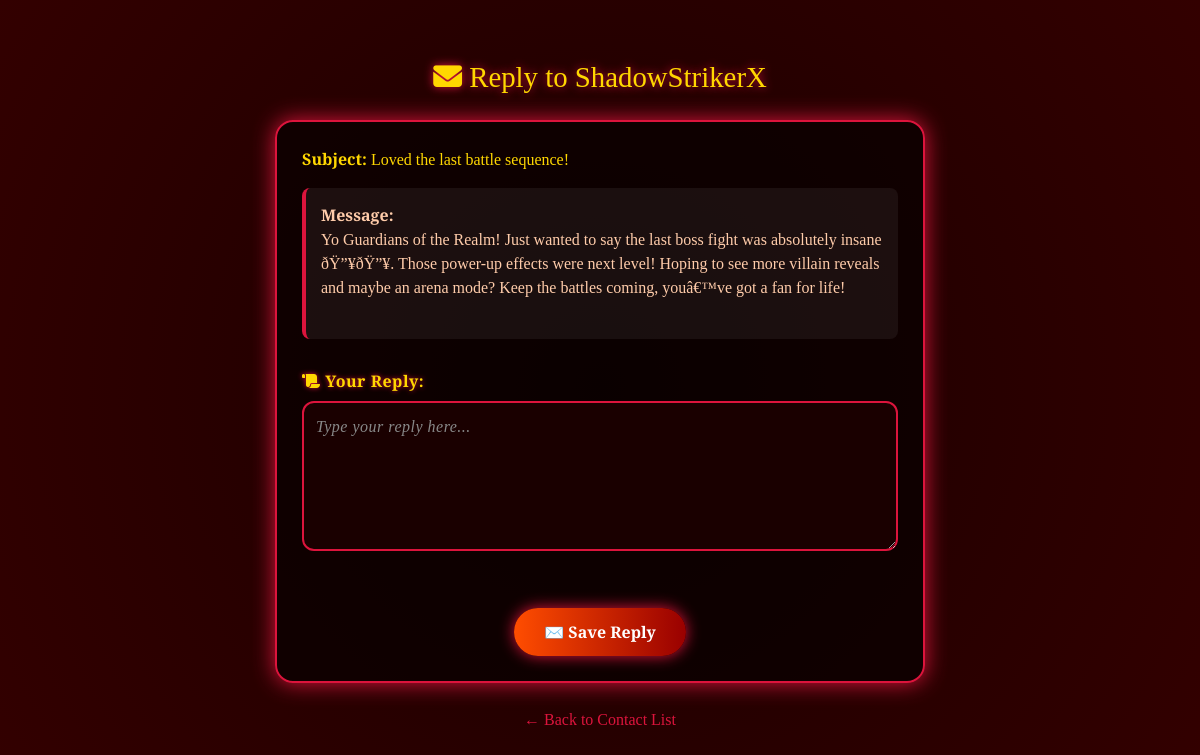
The page /reply_contact.php?id=2 (signed in) on the database its author committed.
### tables this page shows
CREATE TABLE `contact` (
  `id` int(11) NOT NULL,
  `your_name` varchar(100) NOT NULL,
  `your_email` varchar(100) NOT NULL,
  `subject` varchar(150) DEFAULT NULL,
  `your_message` text NOT NULL,
  `deleted` tinyint(1) DEFAULT 0,
  `created_at` timestamp NOT NULL DEFAULT current_timestamp(),
  `admin_reply` text DEFAULT NULL
);

### reply_contact.php (the view, shortened to what this page needs)
<?php
include('db.php');
$id = (int)$_GET['id'];
$stmt = $conn->prepare("SELECT * FROM contact WHERE id = ?");
$stmt->bind_param("i", $id);
$stmt->execute();
$result = $stmt->get_result();
$row = $result->fetch_assoc();
?>
<!DOCTYPE html>
<html lang="en">
<head>
  <link href="https://cdn.jsdelivr.net/npm/bootstrap@5.3.0/dist/css/bootstrap.min.css" rel="stylesheet" />
  <link href="https://cdn.jsdelivr.net/npm/bootstrap-icons@1.10.5/font/bootstrap-icons.css" rel="stylesheet">
  <link rel="stylesheet" href="https://cdnjs.cloudflare.com/ajax/libs/font-awesome/6.4.0/css/all.min.css" />
</head>
<body>
<h2><i class="fas fa-envelope"></i> Reply to <?= htmlspecialchars($row['your_name']) ?></h2>
<div class="container">
  <p><strong>Subject:</strong> <?= htmlspecialchars($row['subject']) ?></p>
  <div class="original"><strong>Message:</strong><br><?= nl2br(htmlspecialchars($row['your_message'])) ?></div>
  <form method="POST">
    <div class="form-group">
      <label for="reply"><i class="fas fa-scroll"></i> Your Reply:</label>
      <textarea name="reply" placeholder="Type your reply here..." required><?= htmlspecialchars($row['admin_reply'] ?? '') ?></textarea>
    </div>
    <div class="btn-container">
      <input type="submit" value="✉️ Save Reply">
    </div>
  </form>
</div>
<div class="back">
  <a href="view_contacts.php">← Back to Contact List</a>
</div>
</body>
</html>

### reply_contact.php (style rules this page uses)
body { margin: 0; padding: 20px 0 40px 0; background: radial-gradient(circle at center, #1a0000, #330000); color: gold; font-family: 'Cinzel', serif; display: flex; flex-direction: column; align-items: center; }
h2 { text-align: center; text-shadow: 0 0 10px crimson; font-size: 1.8rem; margin-top: 40px; margin-bottom: 25px; }
.container { width: 90%; max-width: 650px; background: rgba(0, 0, 0, 0.6); padding: 25px; border: 2px solid crimson; border-radius: 18px; box-shadow: 0 0 22px crimson; }
label { display: block; margin-bottom: 8px; font-weight: bold; color: gold; font-size: 1rem; text-shadow: 0 0 5px crimson; letter-spacing: 0.5px; }
textarea { width: 100%; height: 150px; border-radius: 12px; border: 2px solid crimson; padding: 12px; background: #1a0000; color: white; font-family: 'Cinzel', serif; resize: vertical; font-size: 1rem; box-sizing: border-box; }
textarea::placeholder { color: #888; letter-spacing: 0.5px; font-style: italic; }
input[type="submit"] { background: linear-gradient(to right, #ff4d00, #990000); color: white; border: none; padding: 12px 30px; margin-top: 25px; font-weight: bold; border-radius: 30px; box-shadow: 0 0 15px crimson; cursor: pointer; font-size: 1rem; transition: 0.3s ease-in-out; }
.back { text-align: center; margin-top: 25px; }
.back a { color: crimson; text-decoration: none; font-size: 1rem; transition: 0.3s; }
.original { background: rgba(255, 255, 255, 0.06); padding: 15px; border-left: 4px solid crimson; margin-top: 10px; border-radius: 8px; color: #ffccaa; }
.form-group { margin-top: 30px; text-align: left; width: 100%; }
.btn-container { text-align: center; margin-top: 25px; }

### rows shown on the page
contact: your_name "ShadowStrikerX", subject "Loved the last battle sequence!", your_message "Yo Guardians of the Realm! Just wanted to say the last boss fight was absolutely insane ðŸ”¥ðŸ”¥. Those power-up effects were next level! Hoping to see more villain reveals and maybe an arena mode? Keep the battles coming, youâ€™ve got a fan for life!"
